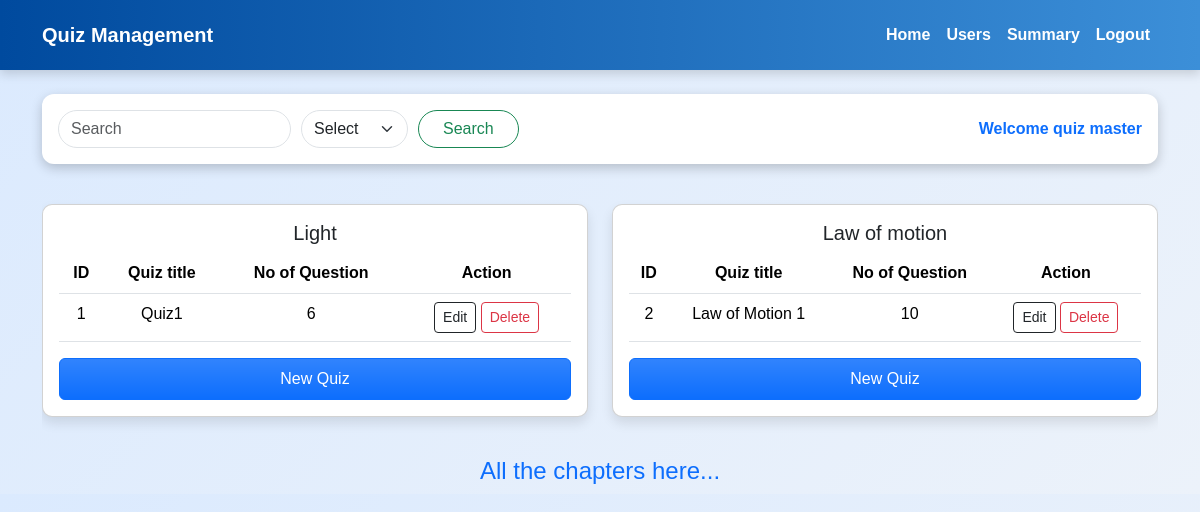
Screenshot of /subject/1 with the database file from the repository.
### models/models.py (models this page shows)
class User(db.Model):
    id = db.Column(db.Integer(), primary_key=True)
    username = db.Column(db.String(), unique=True, nullable = False)
    email = db.Column(db.String(), unique=True, nullable = False)
    password = db.Column(db.String(), nullable = False)
    full_name = db.Column(db.String(), nullable = False)
    qualification = db.Column(db.String(), nullable = False)
    dob = db.Column(db.String(), nullable = False)
    type = db.Column(db.String(), default="general")

class Chapter(db.Model):
    chap_id = db.Column(db.Integer(), primary_key = True)
    chap_name = db.Column(db.String(), nullable = False)
    chap_description = db.Column(db.String(), nullable = True)
    subject_id = db.Column(db.Integer, db.ForeignKey('subject.sub_id'), nullable = False)
    quizzes = db.relationship('Quiz', backref = 'chapter')

class Quiz(db.Model):
    quiz_id = db.Column(db.Integer(), primary_key = True)
    quiz_name = db.Column(db.String(), nullable =False)
    chapter_id = db.Column(db.Integer(), db.ForeignKey('chapter.chap_id'), nullable = False)
    date_of_quiz =  db.Column(db.DateTime(), default = datetime.utcnow)
    duration = db.Column(db.Integer(), nullable = False)
    questions = db.relationship('Question',backref='quiz')

### controllers/controllers.py (the view)
@app.route("/subject/<int:sub_id>")
def view_chapters(sub_id):
    chapters = Chapter.query.filter_by(subject_id = sub_id).all()
    my_user = User.query.filter_by(type='admin').first()
    for chap in chapters:
        chap.quizzes = Quiz.query.filter_by(chapter_id = chap.chap_id).all()
        for quiz in chap.quizzes:
            quiz.no_of_ques = Question.query.filter_by(quiz_id=quiz.quiz_id).count()
    return render_template('chap.html', sub_id=sub_id, chapters=chapters, my_user=my_user)

### templates/chap.html (shortened to what this page needs)
<!DOCTYPE html>
<html>
<head>
    <link rel="stylesheet" href="https://cdn.jsdelivr.net/npm/bootstrap@5.3.3/dist/css/bootstrap.min.css">
    <link rel="stylesheet" href="/static/admin_dash.css">
</head>
<body>
    <nav class="navbar navbar-expand-lg">
        <div class="container">
            <h6 class="navbar-brand text-white mt-2 " >Quiz Management</h6>
            <div class="collapse navbar-collapse">
                <ul class="navbar-nav ms-auto">
                    <li class="nav-item"><a class="nav-link" href="/admin">Home</a></li>
                    <li class="nav-item"><a class="nav-link" href="/users_manage">Users</a></li>
                    <li class="nav-item"><a class="nav-link" href="/admin/summary">Summary</a></li>
                    <li class="nav-item"><a class="nav-link" href="/login">Logout</a></li>
                </ul>
            </div>
        </div>
    </nav>
    <div class="container mt-4">
        <div class="dash-header d-flex justify-content-between align-items-center p-3 border-buttom">
            <form action="/admin/search" >
            <input type="text" class="form-control rounded-pill" placeholder="Search" name="search">
            <select name="option"  class="form-select w-auto rounded-pill">
                <option selected>Select</option>
                <input type="submit" value="Search" class="btn btn-outline-success rounded-pill px-4">
            </select>
            </form>
            <span class="fw-bold text-primary">Welcome {{my_user.username}}</span>
        </div>
        <div class="overflow-auto mt-3" style="max-height: 545px;">
            <div class="row mt-4">
                {% for chapter in chapters %}
                <div class="col-md-6 mb-3">
                    <a href="{{ url_for('view_quizzes',sub_id = sub_id, chapter_id=chapter.chap_id)}}" class="text-decoration-none text-dark">
                    <div class="card p-3">
                        <h5 class="text-center">{{ chapter.chap_name }}</h5>
                        <div class="overflow-auto" style="max-height: 140px;">
                            <table class="table">
                                <thead>
                                    <tr class="text-center">
                                        <th>ID</th>
                                        <th>Quiz title</th>
                                        <th>No of Question</th>
                                        <th>Action</th>
                                    </tr>
                                </thead>
                                <tbody>
                                    {% for quiz in chapter.quizzes %}
                                    <tr class="text-center">
                                        <td>{{ quiz.quiz_id }}</td>
                                        <td>{{ quiz.quiz_name }}</td>
                                        <td>{{ quiz.no_of_ques }}</td>
                                        <td><a class="btn btn-sm btn-outline-dark" href="/edit_quiz/{{ quiz.quiz_id}}">Edit</a>
                                            <a class="btn btn-sm btn-outline-danger" href="{{ url_for('delete_quiz', quiz_id = quiz.quiz_id)}}">Delete</a></td>
                                    </tr>
                                    {% endfor %}
                                </tbody>
                            </table>
                        </div>
                        <a href="{{ url_for('add_quiz',chap_id=chapter.chap_id)}}" class="btn btn-primary bg-gradient py-2">New Quiz</a>
                    </div>
                    </a>
                </div>
                {% endfor %}
                </div>
            </div>
        </div>
        <div>
            <h4 class="text-center mt-4 text-primary">All the chapters here...</h4>
        </div>
</body>
</html>

### static/admin_dash.css (style rules this page uses)
body { background: linear-gradient(135deg, #dbeafe, #ecf2fa); font-family: 'Poppins', sans-serif; margin: 0; }
.navbar { background: linear-gradient(to right,rgb(0, 74, 158),rgb(60, 143, 216)); box-shadow: 0px 4px 10px rgba(0, 0, 0, 0.15); padding: 10px 20px; transition: all 0.3s ease-in-out; }
.navbar-brand { font-size: 20px; font-weight: bold; }
.navbar a { color: white; font-weight: bold; transition: color 0.3s ease-in-out; }
.dash-header { background-color: white; padding: 15px 20px; border-radius: 12px; box-shadow: 0px 4px 12px rgb(0, 0, 0, 0.2); display: flex; justify-content: space-between; align-items: center; }
.dash-header form { display: flex; align-items: center; gap: 10px; }
.card { background: white; padding: 20px; border-radius: 10px; box-shadow: 0px 6px 12px rgba(0, 0, 0, 0.1); transition: transform 0.3s ease-in-out, box-shadow 0.3s ease-in-out; }

### rows the page displays
User: username "quiz master"
Chapter: chap_name "Light"
Quiz: quiz_id "1", quiz_name "Quiz1", no_of_ques "6"
Chapter: chap_name "Law of motion"
Quiz: quiz_id "2", quiz_name "Law of Motion 1", no_of_ques "10"
